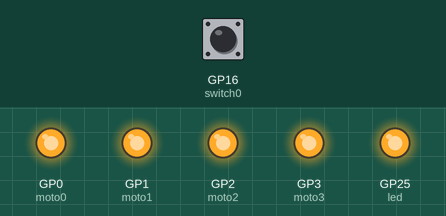
A program run on a simulated Raspberry Pi Pico running MicroPython. Shown: output pins drawn as LEDs (lit = HIGH). Inputs (shaded band) come from the test bench; at power-on: GP16 (switch0) LOW. At 0.0 s the program stops and its outputs stay as they are.

Above: at 0.1 s.
Timing chart, 0 to 1.5 s (numbered marks = the images above):
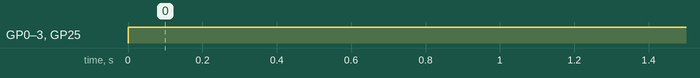

Measured:
- by itself, GP0 (moto0), GP1 (moto1), GP2 (moto2), GP3 (moto3), GP25 (led): LOW → HIGH at 0.00 s

The program:

xianshi.py
```python
from machine import Pin,Timer,PWM
import time
led=Pin(25,Pin.OUT)
button_A=Pin(14,Pin.IN,Pin.PULL_DOWN)
button_B=Pin(12,Pin.IN,Pin.PULL_DOWN)
button_C=Pin(15,Pin.IN,Pin.PULL_DOWN)
button_D=Pin(13,Pin.IN,Pin.PULL_DOWN)
moto0=Pin(0,Pin.OUT)
moto1=Pin(1,Pin.OUT)
moto2=Pin(2,Pin.OUT)
moto3=Pin(3,Pin.OUT)
signal0=Pin(6,Pin.IN,Pin.PULL_UP)
signal1=Pin(7,Pin.IN,Pin.PULL_UP)
switch0=Pin(16,Pin.IN,Pin.PULL_DOWN)
switch1=Pin(17,Pin.IN,Pin.PULL_DOWN)
moto0_pwm=PWM(moto0)
moto1_pwm=PWM(moto1)
moto0_pwm.freq(500)
moto0_pwm.freq(500)
moto0_pwm.duty_u16(65536)
moto0_pwm.duty_u16(65536)
if __name__=='__main__':
    led.value(1)
    moto0.value(1)
    moto1.value(1)
    moto2.value(1)
    moto3.value(1)
    if switch0.value():
        print(1)
        time.sleep(0.3)
```
